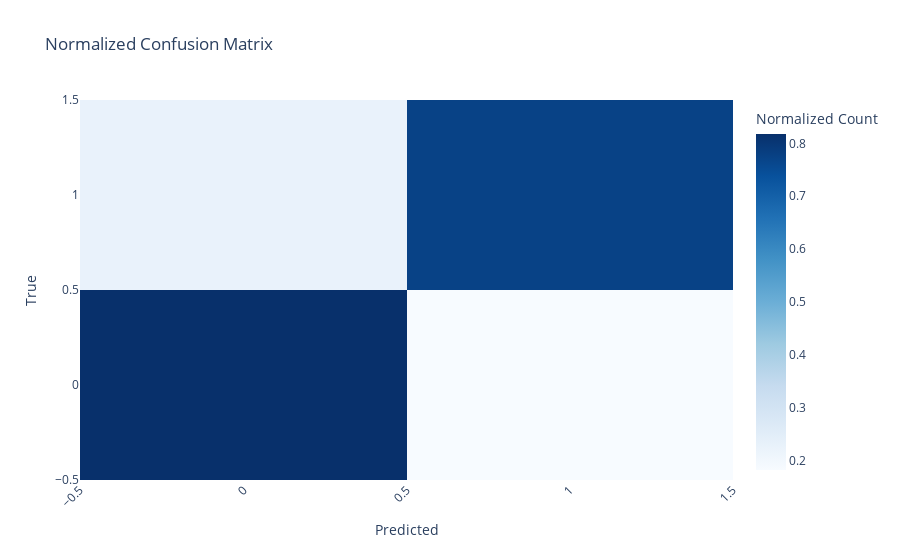

Notebook code cell kept with this figure:
### Code cell
import plotly.graph_objects as go

# Create a confusion matrix
cm = confusion_matrix(y_test, y_pred)

# Normalize the confusion matrix
cm_normalized = cm.astype('float') / cm.sum(axis=1)[:, np.newaxis]

# Define the labels for the x-axis and y-axis
labels = sorted(set(y_test))

# Create the Plotly heatmap
fig = go.Figure(data=go.Heatmap(
    z=cm_normalized,
    x=labels,
    y=labels,
    colorscale='Blues',
    colorbar=dict(title='Normalized Count'),
))

# Customize the layout
fig.update_layout(
    title='Normalized Confusion Matrix',
    xaxis=dict(title='Predicted', tickangle=-45),
    yaxis=dict(title='True', tickangle=0),
)

# Show the Plotly confusion matrix
fig.show()
# Export the plot as an HTML file
fig.write_html("random_classifier_confmat.html")

### Figure 1 — Plotly figure (JSON) as saved in the notebook; plotly's stock layout.template omitted (floating-point values rounded to 4 significant figures)
{"data": [{"colorbar": {"title": {"text": "Normalized Count"}}, "colorscale": [[0, "rgb(247,251,255)"], [0.125, "rgb(222,235,247)"], [0.25, "rgb(198,219,239)"], [0.375, "rgb(158,202,225)"], [0.5, "rgb(107,174,214)"], [0.625, "rgb(66,146,198)"], [0.75, "rgb(33,113,181)"], [0.875, "rgb(8,81,156)"], [1, "rgb(8,48,107)"]], "type": "heatmap", "x": [0, 1], "y": [0, 1], "z": [[0.8176, 0.1824], [0.2257, 0.7743]]}], "layout": {"title": {"text": "Normalized Confusion Matrix"}, "xaxis": {"tickangle": -45, "title": {"text": "Predicted"}}, "yaxis": {"tickangle": 0, "title": {"text": "True"}}}}
